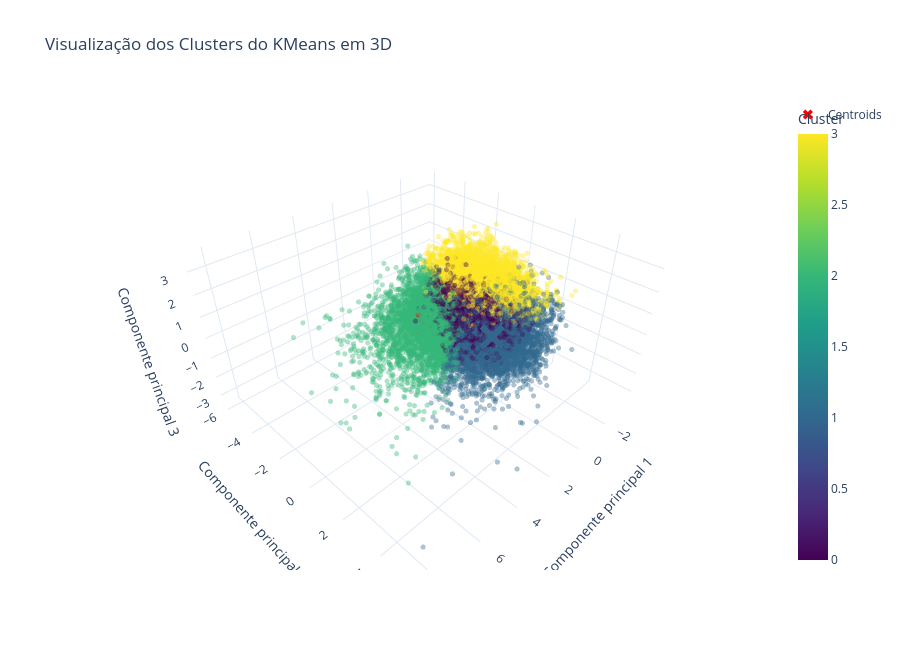

Write notebook code for a chart like this one.
### Code cell
# Visualização em 3D com PCA
pca = PCA(n_components=3)
X_pca = pca.fit_transform(X_preprocessed)

fig = go.Figure()
scatter = go.Scatter3d(x=X_pca[:, 0], y=X_pca[:, 1], z=X_pca[:, 2], mode='markers', marker=dict(size=3, color=labels, colorscale='Viridis', cmin=0, cmax=3, opacity=0.4, colorbar=dict(title='Cluster')), name='Clusters', showlegend=False)
fig.add_trace(scatter)
centroids = pca.transform(model.cluster_centers_)
fig.add_trace(go.Scatter3d(x=centroids[:, 0], y=centroids[:, 1], z=centroids[:, 2], mode='markers', marker=dict(color='red', size=9, symbol='x'), name='Centroids'))
fig.update_layout(title='Visualização dos Clusters do KMeans em 3D', scene=dict(xaxis_title='Componente principal 1', yaxis_title='Componente principal 2', zaxis_title='Componente principal 3'), height=650, template='plotly_white')
fig.show()

### Figure 1 — Plotly figure (JSON) as saved in the notebook; plotly's stock layout.template omitted (floating-point values rounded to 4 significant figures; data arrays with more than 128 entries replaced by an {"elided": "..."} marker saying what was removed)
{"data": [{"marker": {"cmax": 3, "cmin": 0, "color": {"elided": "19995 int values"}, "colorbar": {"title": {"text": "Cluster"}}, "colorscale": [[0, "#440154"], [0.1111, "#482878"], [0.2222, "#3e4989"], [0.3333, "#31688e"], [0.4444, "#26828e"], [0.5556, "#1f9e89"], [0.6667, "#35b779"], [0.7778, "#6ece58"], [0.8889, "#b5de2b"], [1, "#fde725"]], "opacity": 0.4, "size": 3}, "mode": "markers", "name": "Clusters", "showlegend": false, "type": "scatter3d", "x": {"elided": "19995 float values"}, "y": {"elided": "19995 float values"}, "z": {"elided": "19995 float values"}}, {"marker": {"color": "red", "size": 9, "symbol": "x"}, "mode": "markers", "name": "Centroids", "type": "scatter3d", "x": [-0.9458, 0.4169, 1.613, -0.9558], "y": [-0.5788, 1.573, -0.9784, -0.1633], "z": [-0.7079, -0.1031, -0.08196, 1.014]}], "layout": {"height": 650, "scene": {"xaxis": {"title": {"text": "Componente principal 1"}}, "yaxis": {"title": {"text": "Componente principal 2"}}, "zaxis": {"title": {"text": "Componente principal 3"}}}, "title": {"text": "Visualização dos Clusters do KMeans em 3D"}}}
